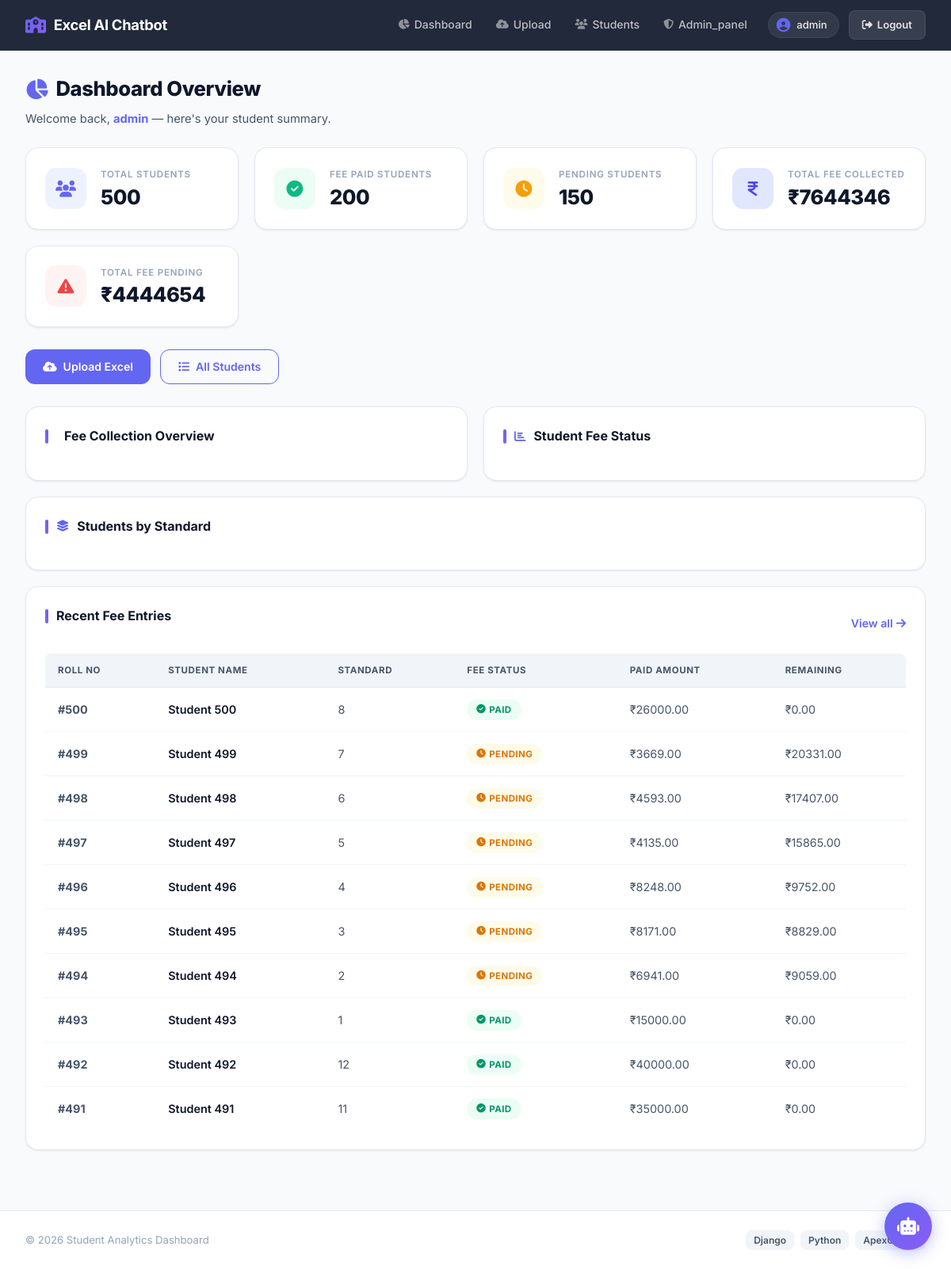
Page /dashboard/ (signed in) on the committed database.
### excel_ai_chatbot/models.py (models this page shows, shortened)
class CustomUser(AbstractUser):
    ROLE_CHOICES = (
        ("superadmin", "Super Admin"),
        ("teacher", "Teacher"),
    )
    role = models.CharField(
        max_length=20,
        choices=ROLE_CHOICES,
        default="teacher"
    )

class Student(models.Model):
    FEE_STATUS_CHOICES = (
        ("Paid", "Paid"),
        ("Pending", "Pending"),
    )
    excel_file = models.ForeignKey(
        "ExcelUpload",
        on_delete=models.CASCADE,
        related_name="students",
        null=True,
        blank=True
    )
    roll_no = models.CharField(max_length=50)
    name = models.CharField(max_length=255)
    std = models.CharField(max_length=20)
    fee_status = models.CharField(
        max_length=20,
        choices=FEE_STATUS_CHOICES,
        default="Pending"
    )
    remaining_fee = models.DecimalField(
        max_digits=10,
        decimal_places=2,
        default=0
    )
    total_paid_fee = models.DecimalField(
        max_digits=10,
        decimal_places=2,
        default=0
    )
    created_at = models.DateTimeField(
        auto_now_add=True
    )

### excel_ai_chatbot/views.py (the view)
# urls.py: path("", views.dashboard_view, name="dashboard"),
@login_required
def dashboard_view(request):
    students = Student.objects.all()
    total_students = students.count()
    paid_students = students.filter(fee_status__iexact="Paid").count()
    pending_students = students.filter(fee_status__iexact="Pending").count()
    total_fee_paid = students.aggregate(total=Sum("total_paid_fee"))["total"] or 0
    total_fee_pending = students.aggregate(total=Sum("remaining_fee"))["total"] or 0
    last_students = students.order_by("-id")[:10]
    standards = {}
    for student in students:
        std = str(student.std).strip()
        standards[std] = standards.get(std, 0) + 1
    sorted_standards = sorted(
        standards.items(), key=lambda x: int(x[0]) if str(x[0]).isdigit() else 999
    )
    std_labels = [item[0] for item in sorted_standards]
    std_counts = [item[1] for item in sorted_standards]
    context = {
        "total_students": total_students,
        "paid_students": paid_students,
        "pending_students": pending_students,
        "total_users": CustomUser.objects.count(),
        "total_uploads": ExcelUpload.objects.count(),
        "total_fee_paid": total_fee_paid,
        "total_fee_pending": total_fee_pending,
        "std_labels": json.dumps(std_labels),
        "std_counts": json.dumps(std_counts),
        "last_students": last_students,
    }
    return render(request, "excel_ai_chatbot/dashboard.html", context)

### excel_ai_chatbot/templates/excel_ai_chatbot/dashboard.html (shortened to what this page needs)
{% extends 'excel_ai_chatbot/base.html' %}
{% block content %}
<div class="dashboard-header">
  <h2><i class="fas fa-chart-pie"></i> Dashboard Overview</h2>
  <p>Welcome back, <strong>{{ request.user.username }}</strong> — here's your student summary.</p>
</div>
<div class="stats-grid">
  <div class="stat-card">
    <div class="stat-icon icon-blue"><i class="fas fa-users"></i></div>
    <div class="stat-details">
      <h3>Total Students</h3>
      <h1>{{ total_students }}</h1>
    </div>
  </div>
  <div class="stat-card">
    <div class="stat-icon icon-green"><i class="fas fa-circle-check"></i></div>
    <div class="stat-details">
      <h3>Fee Paid Students</h3>
      <h1>{{ paid_students }}</h1>
    </div>
  </div>
  <div class="stat-card">
    <div class="stat-icon icon-amber"><i class="fas fa-clock"></i></div>
    <div class="stat-details">
      <h3>Pending Students</h3>
      <h1>{{ pending_students }}</h1>
    </div>
  </div>
  <div class="stat-card">
    <div class="stat-icon icon-navy"><i class="fas fa-indian-rupee-sign"></i></div>
    <div class="stat-details">
      <h3>Total Fee Collected</h3>
      <h1>&#8377;{{ total_fee_paid|floatformat:0 }}</h1>
    </div>
  </div>
  <div class="stat-card">
    <div class="stat-icon icon-red"><i class="fas fa-triangle-exclamation"></i></div>
    <div class="stat-details">
      <h3>Total Fee Pending</h3>
      <h1>&#8377;{{ total_fee_pending|floatformat:0 }}</h1>
    </div>
  </div>
</div>
<div class="quick-actions">
  <a href="{% url 'upload_excel' %}" class="action-btn"><i class="fas fa-cloud-upload-alt"></i> Upload Excel</a>
  <a href="{% url 'student_list' %}" class="action-btn action-btn-outline"><i class="fas fa-list"></i> All Students</a>
</div>
<div class="charts-grid">
  <div class="chart-card">
    <h3> Fee Collection Overview</h3>
  </div>
  <div class="chart-card">
    <h3><i class="fas fa-chart-bar"></i> Student Fee Status</h3>
  </div>
</div>
<div class="chart-card full-width">
  <h3><i class="fas fa-layer-group"></i> Students by Standard</h3>
</div>
<div class="table-wrapper">
  <div class="section-header">
    <h3>Recent Fee Entries</h3>
    <a href="{% url 'student_list' %}" class="view-all-btn">View all <i class="fas fa-arrow-right"></i></a>
  </div>
  <table>
    <thead>
      <tr>
        <th>Roll No</th>
        <th>Student Name</th>
        <th>Standard</th>
        <th>Fee Status</th>
        <th>Paid Amount</th>
        <th>Remaining</th>
      </tr>
    </thead>
    <tbody>
      {% for s in last_students %}
      <tr>
        <td><strong>#{{ s.roll_no }}</strong></td>
        <td class="student-name">{{ s.name }}</td>
        <td>{{ s.std }}</td>
        <td>
  <span class="badge
    {% if s.fee_status|lower == 'paid' %}
      badge-paid
    {% else %}
      badge-pending
    {% endif %}">
    {% if s.fee_status|lower == 'paid' %}
      <i class="fas fa-check-circle"></i>
      Paid
    {% else %}
      <i class="fas fa-clock"></i>
      Pending
    {% endif %}
  </span>
</td>
        <td>&#8377;{{ s.total_paid_fee }}</td>
        <td>&#8377;{{ s.remaining_fee }}</td>
      </tr>
      {% empty %}
      <tr>
        <td colspan="6" class="empty-state">No student records yet. Upload an Excel file to get started.</td>
      </tr>
      {% endfor %}
    </tbody>
  </table>
</div>
{% endblock %}

### excel_ai_chatbot/templates/excel_ai_chatbot/partials/navbar.html (shortened to what this page needs)
<nav class="navbar">
  <div class="navbar-left">
    <a href="{% url 'home' %}" class="navbar-brand">
      <i class="fas fa-school"></i>
      <span>Excel AI Chatbot</span>
    </a>
  </div>
  <div class="navbar-right">
    {% if request.user.is_authenticated %}
      {% if request.user.role == 'superadmin' %}
        <ul class="nav-menu" id="nav-menu">
          <li>
            <a href="{% url 'dashboard' %}"><i class="fas fa-chart-pie"></i> Dashboard</a>
          </li>
          <li>
            <a href="{% url 'upload_excel' %}"><i class="fas fa-cloud-upload-alt"></i> Upload</a>
          </li>
          <li>
            <a href="{% url 'student_list' %}"><i class="fas fa-users"></i> Students</a>
          </li>
          <li>
            <a href="{% url 'admin_panel:dashboard' %}"> <i class="fa-solid fa-shield-halved"></i> Admin_panel</a>
          </li>
        </ul>
        <div class="user-chip">
          <i class="fas fa-user-circle"></i>
          <span>{{ request.user.username }}</span>
        </div>
        <a href="{% url 'logout' %}" class="logout-btn">
          <i class="fas fa-sign-out-alt"></i> Logout
        </a>
        {% endif %}
    {% endif %}
  </div>
</nav>

### rows in the picture
CustomUser: user.username "admin"
Student: roll_no "500", name "Student 500", std "8", fee_status "Paid" (drawn), total_paid_fee "26000.00", remaining_fee "0.00"
Student: roll_no "499", name "Student 499", std "7", fee_status "PENDING", total_paid_fee "3669.00", remaining_fee "20331.00"
Student: roll_no "498", name "Student 498", std "6", fee_status "PENDING", total_paid_fee "4593.00", remaining_fee "17407.00"
Student: roll_no "497", name "Student 497", std "5", fee_status "PENDING", total_paid_fee "4135.00", remaining_fee "15865.00"
Student: roll_no "496", name "Student 496", std "4", fee_status "PENDING", total_paid_fee "8248.00", remaining_fee "9752.00"
Student: roll_no "495", name "Student 495", std "3", fee_status "PENDING", total_paid_fee "8171.00", remaining_fee "8829.00"
Student: roll_no "494", name "Student 494", std "2", fee_status "PENDING", total_paid_fee "6941.00", remaining_fee "9059.00"
Student: roll_no "493", name "Student 493", std "1", fee_status "Paid" (drawn), total_paid_fee "15000.00", remaining_fee "0.00"
Student: roll_no "492", name "Student 492", std "12", fee_status "Paid" (drawn), total_paid_fee "40000.00", remaining_fee "0.00"
Student: roll_no "491", name "Student 491", std "11", fee_status "Paid" (drawn), total_paid_fee "35000.00", remaining_fee "0.00"

### other values in the picture
{{ total_students }} "500"
{{ paid_students }} "200"
{{ pending_students }} "150"
{{ total_fee_paid|floatformat:0 }} "7644346"
{{ total_fee_pending|floatformat:0 }} "4444654"
